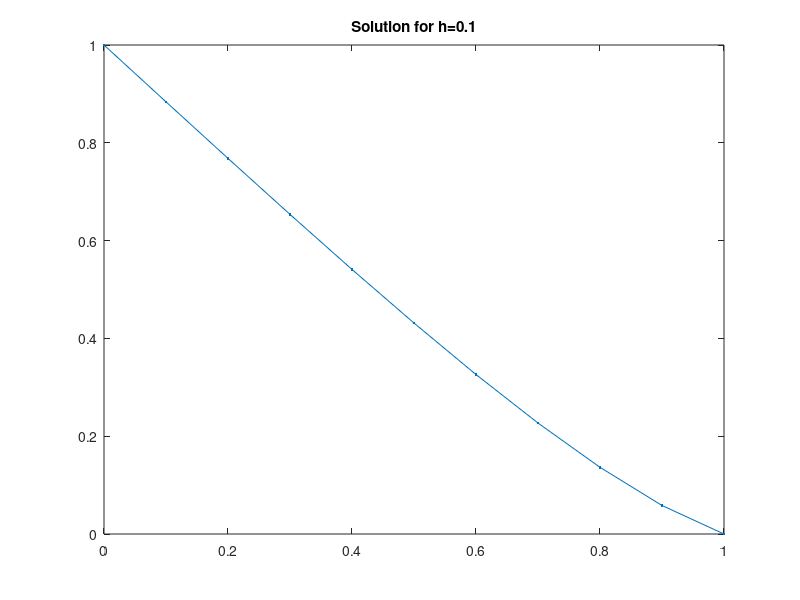

MATLAB code for this plot: (Note: this script raises an error after producing the figure.)
%{
    Name : Devjit Choudhury
    Roll No. : 19MA20014
%}

%{
    Given  f(x) = 0

1.  Find initial root x0 such that f(x0) aprroximately 0
    ie. x0 is near to root of f(x)
    
2.  find f(x0) and f'(x0)
    approximate the root by Newton Raphson method
    using x1 = x0 - f(x0)/f'(x0)

2.  find f(x1) and f'(x1)
    approximate the second root by Newton Raphson method
    using x2 = x1 - f(x1)/f'(x1)

Keep on approximating till we reach a certain accuracy.
General Rule -
    x_n = x_n-1 - f(x_n-1)/f'(x_n-1)

%}

%{
    Given BVP to solve is is :---
    y''(y - y') = e^x - 1
    y(0) = 1 
    y(1) = 0
    Using 2nd order finite difference method
    -----------------------------------------
     

    a(i) = coef of del F/ del y(i-1) = 1/h^2
    b(i) = coef of del F / del y(i) = -2/h^2 - 12*y(i)^2
    c(i) = coef of del F / del y(i+1) = 1/h^2

    d(i) = - F
%}


function assignment1()
    % the Boundary condition for BVP
    x0 = 0; xn = 1;
    y0 = 1; yn = 0;
    % step size
    h=0.1;

    % The number of steps
    n = ((xn - x0)/h) - 1;  % -1 since we have n-1 unknowns
    % the unknows are y(1) y(2) y(3) .... y(n)
    yi = zeros(n,1) + 1;
   

    A = zeros(n,n);
    B = zeros(n,1);

    % k = iteration count more iteration cont to decrease error
    for k = 1 : 1000
        % now we will be forming the matrix form using 2nd order Finite
        % difference method ---> AX = B
        for i = 1 : n
            ai = calcValueOf_a(yi,h,i);
            bi = calcValueOf_b(yi,h,i);
            ci = calcValueOf_c(yi,h,i);
            
            % the tridiagonal matrix
            if i ~= 1
                A(i,i-1) = ai;
            end
            A(i,i) = bi;
            if i ~= n
                A(i,i+1)=ci;
            end
            
            % the RHS of matrix eq
            B(i) = calcValueOf_d(yi,h,i,x0 + i*h);
        end
        % Now we have the tridiagonal matrix system
        %{
            [b(1) c(2)  0   0 ...      ][y(1)]    [B(1)]
            [a(2) b(2) c(2) 0 ...      ][y(2)] =  [B(2)]
            ....    
            [0  0 0 ....      b(n) c(n)][y(n)]    [B(n)]
            solving this tri-diagonal system using thomas algorithm
        %}
        y = thomasAlgorithm(A,B);

        yi = yi + y;
    end


    fprintf("Answer :- \n");
    fprintf("x %d (%d) = %f\n",0,x0, y0);
    for i = 1:n
        fprintf("x %d (%d) = %f\n",i,x0 + i*h, yi(i));
    end
    fprintf("x %d (%d) = %f\n",n+1,xn, yn);
    fprintf("\n");

    plot([x0:h:xn],[y0;yi;yn],'.-');
    title('Solution for h=0.1');

    %% using bvp4c to get exact solution
    f = @(x,y)[y(2);4*y(1)*y(2)];
    bc = @(ya,yb)[ya(1)-0.5;yb(1)-1];
    xmesh = linspace(0,1,1000);
    solinit = bvpinit(xmesh,[1 0]);
    sol = bvp4c(f,bc,solinit);
end


%% -------------------------------------------------------------------
% Thomas algorithm to solve the differential equation
%{
    [1 C1  0   0....     ][y1]      [D1]
    [0  1  C2  0....     ][y2]      [D2]
    [0  0  1   C3..      ][y3]  =   [D3]
    [..                  ]      .
    [...................1][yn]      [Dn]
%}
function y = thomasAlgorithm(A,B)
    [rows,~] = size(A);
    
    C = zeros(1,rows);
    D = zeros(1,rows);
    
    % constructing the first row
    C(1) = A(1,2) / A(1,1);
    D(1) = B(1) / A(1,1);
    
    % from row 2 to last
    for i = 2 : rows
        if i ~= rows
            C(i) = A(i,i+1) / (A(i,i) - A(i,i-1)*C(i-1));
        end
        D(i) = (B(i) - A(i,i-1)*D(i-1)) / (A(i,i) - A(i,i-1)*C(i-1));
    end

    y = zeros(rows,1);
    y(rows) = D(rows);
    
    % Back substitution to calculate all values of y
    for i = rows-1:-1:1
        y(i) = D(i) - C(i)*y(i+1);
    end
end
%---------------------------------------------------------------------

%% -------------------------------------------------------------------
% function that calc values of a
function y = calcValueOf_a(yi,h,i)
    % we may need value of y(j-1) & y(j+1) 
    % whode vaued depend ij j-1 and j+1 touch boundary
   [n,~]=size(yi);

    if i ~= 1
       ym = yi(i-1);
    else
       ym = 1;
    end
    
    if i ~= n
        yp = yi(i+1);
    else
        yp = 0;
    end

    yj = yi(i);
    y = 1000*ym - 900*yj;
end
% ---------------------------------------------------------------------

%% --------------------------------------------------------------------
% function that calculates value of b
function y=calcValueOf_b(yi,h,i)
    % we may need value of y(j-1) & y(j+1) 
    % whode vaued depend ij j-1 and j+1 touch boundary
    [n,~]=size(yi);

    if i ~= 1
       ym = yi(i-1);
    else
       ym = 1;
    end
    
    if i ~= n
        yp = yi(i+1);
    else
        yp = 0;
    end

    yj=yi(i);
    y = -900*ym - 400*yj + 1100*yp;

end
% -------------------------------------------------------------------

%% --------------------------------------------------------------------
% function that calculates value of c
function y=calcValueOf_c(yi,h,i)
    % we may need value of y(j-1) & y(j+1) 
    % whode vaued depend ij j-1 and j+1 touch boundary
    [n,~]=size(yi);

    if i ~= 1
       ym = yi(i-1);
    else
       ym = 1;
    end
    
    if i ~= n
        yp = yi(i+1);
    else
        yp = 0;
    end

    yj=yi(i);
    y=1100*yj - 1000*yp;
end
% -------------------------------------------------------------------


%% --------------------------------------------------------------------
% function that calculates value of d, rhs
function y = calcValueOf_d(yi,h,i,xi)
    % we may need value of y(j-1) & y(j+1) 
    % whode vaued depend ij j-1 and j+1 touch boundary
    [n,~]=size(yi);

    if i ~= 1
       ym = yi(i-1);
    else
       ym = 1;
    end
    
    if i ~= n
        yp = yi(i+1);
    else
        yp = 0;
    end

    
    yj = yi(i);
    y = ((ym - 2*yj + yp)/(h*h))*(yj - (yp-ym)/(2*h)) - exp(xi) + 1;
    y = -1 * y;
end
% -------------------------------------------------------------------


